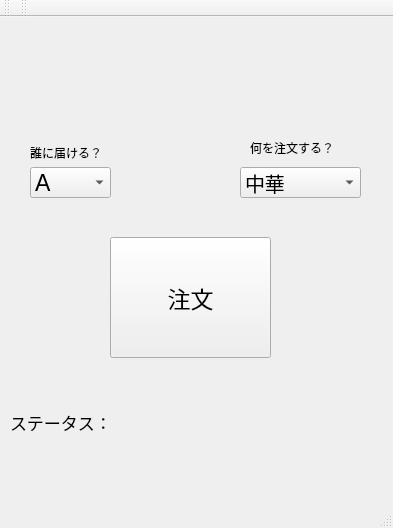
<?xml version="1.0" encoding="UTF-8"?>
<ui version="4.0">
 <class>MainWindow</class>
 <widget class="QMainWindow" name="MainWindow">
  <property name="geometry">
   <rect>
    <x>0</x>
    <y>0</y>
    <width>393</width>
    <height>528</height>
   </rect>
  </property>
  <property name="sizePolicy">
   <sizepolicy hsizetype="Fixed" vsizetype="Fixed">
    <horstretch>0</horstretch>
    <verstretch>0</verstretch>
   </sizepolicy>
  </property>
  <property name="windowTitle">
   <string>MainWindow</string>
  </property>
  <widget class="QWidget" name="centralwidget">
   <widget class="QLabel" name="label_4">
    <property name="geometry">
     <rect>
      <x>10</x>
      <y>390</y>
      <width>101</width>
      <height>31</height>
     </rect>
    </property>
    <property name="font">
     <font>
      <pointsize>13</pointsize>
     </font>
    </property>
    <property name="text">
     <string>ステータス：</string>
    </property>
    <property name="textFormat">
     <enum>Qt::RichText</enum>
    </property>
   </widget>
   <widget class="QLabel" name="label_status">
    <property name="geometry">
     <rect>
      <x>130</x>
      <y>370</y>
      <width>231</width>
      <height>91</height>
     </rect>
    </property>
    <property name="font">
     <font>
      <pointsize>13</pointsize>
     </font>
    </property>
    <property name="text">
     <string/>
    </property>
   </widget>
   <widget class="QComboBox" name="comboBox_menu">
    <property name="geometry">
     <rect>
      <x>240</x>
      <y>150</y>
      <width>121</width>
      <height>31</height>
     </rect>
    </property>
    <property name="font">
     <font>
      <pointsize>15</pointsize>
     </font>
    </property>
    <item>
     <property name="text">
      <string>中華</string>
     </property>
    </item>
    <item>
     <property name="text">
      <string>洋食</string>
     </property>
    </item>
    <item>
     <property name="text">
      <string>和食</string>
     </property>
    </item>
   </widget>
   <widget class="QPushButton" name="pushButton_order">
    <property name="geometry">
     <rect>
      <x>110</x>
      <y>220</y>
      <width>161</width>
      <height>121</height>
     </rect>
    </property>
    <property name="font">
     <font>
      <pointsize>17</pointsize>
     </font>
    </property>
    <property name="text">
     <string>注文</string>
    </property>
   </widget>
   <widget class="QLabel" name="label_2">
    <property name="geometry">
     <rect>
      <x>250</x>
      <y>120</y>
      <width>101</width>
      <height>21</height>
     </rect>
    </property>
    <property name="text">
     <string>何を注文する？</string>
    </property>
   </widget>
   <widget class="QComboBox" name="comboBox_person">
    <property name="geometry">
     <rect>
      <x>30</x>
      <y>150</y>
      <width>81</width>
      <height>31</height>
     </rect>
    </property>
    <property name="font">
     <font>
      <pointsize>17</pointsize>
     </font>
    </property>
    <property name="layoutDirection">
     <enum>Qt::LeftToRight</enum>
    </property>
    <property name="styleSheet">
     <string notr="true"/>
    </property>
    <property name="editable">
     <bool>false</bool>
    </property>
    <item>
     <property name="text">
      <string>A</string>
     </property>
    </item>
    <item>
     <property name="text">
      <string>B</string>
     </property>
    </item>
    <item>
     <property name="text">
      <string>C</string>
     </property>
    </item>
    <item>
     <property name="text">
      <string>D</string>
     </property>
    </item>
   </widget>
   <widget class="QLabel" name="label">
    <property name="geometry">
     <rect>
      <x>30</x>
      <y>120</y>
      <width>111</width>
      <height>31</height>
     </rect>
    </property>
    <property name="text">
     <string>誰に届ける？</string>
    </property>
   </widget>
   <widget class="QLabel" name="label_3">
    <property name="geometry">
     <rect>
      <x>100</x>
      <y>10</y>
      <width>191</width>
      <height>81</height>
     </rect>
    </property>
    <property name="text">
     <string/>
    </property>
    <property name="pixmap">
     <pixmap>title.drawio.png</pixmap>
    </property>
   </widget>
  </widget>
  <widget class="QMenuBar" name="menubar">
   <property name="geometry">
    <rect>
     <x>0</x>
     <y>0</y>
     <width>393</width>
     <height>20</height>
    </rect>
   </property>
  </widget>
  <widget class="QStatusBar" name="statusbar"/>
  <widget class="QToolBar" name="toolBar">
   <property name="windowTitle">
    <string>toolBar</string>
   </property>
   <attribute name="toolBarArea">
    <enum>TopToolBarArea</enum>
   </attribute>
   <attribute name="toolBarBreak">
    <bool>false</bool>
   </attribute>
  </widget>
  <widget class="QToolBar" name="toolBar_2">
   <property name="windowTitle">
    <string>toolBar_2</string>
   </property>
   <attribute name="toolBarArea">
    <enum>TopToolBarArea</enum>
   </attribute>
   <attribute name="toolBarBreak">
    <bool>false</bool>
   </attribute>
  </widget>
 </widget>
 <resources/>
 <connections>
  <connection>
   <sender>comboBox_person</sender>
   <signal>activated(QString)</signal>
   <receiver>MainWindow</receiver>
   <slot>activated_person()</slot>
   <hints>
    <hint type="sourcelabel">
     <x>228</x>
     <y>214</y>
    </hint>
    <hint type="destinationlabel">
     <x>228</x>
     <y>266</y>
    </hint>
   </hints>
  </connection>
  <connection>
   <sender>comboBox_menu</sender>
   <signal>activated(QString)</signal>
   <receiver>MainWindow</receiver>
   <slot>activated_menu()</slot>
   <hints>
    <hint type="sourcelabel">
     <x>464</x>
     <y>222</y>
    </hint>
    <hint type="destinationlabel">
     <x>463</x>
     <y>252</y>
    </hint>
   </hints>
  </connection>
  <connection>
   <sender>pushButton_order</sender>
   <signal>clicked()</signal>
   <receiver>MainWindow</receiver>
   <slot>clicked_order()</slot>
   <hints>
    <hint type="sourcelabel">
     <x>361</x>
     <y>354</y>
    </hint>
    <hint type="destinationlabel">
     <x>361</x>
     <y>426</y>
    </hint>
   </hints>
  </connection>
  <connection>
   <sender>label_status</sender>
   <signal>windowTitleChanged(QString)</signal>
   <receiver>MainWindow</receiver>
   <slot>status_show()</slot>
   <hints>
    <hint type="sourcelabel">
     <x>451</x>
     <y>438</y>
    </hint>
    <hint type="destinationlabel">
     <x>447</x>
     <y>507</y>
    </hint>
   </hints>
  </connection>
 </connections>
 <slots>
  <slot>activated_person()</slot>
  <slot>activated_menu()</slot>
  <slot>clicked_order()</slot>
  <slot>status_show()</slot>
 </slots>
</ui>
